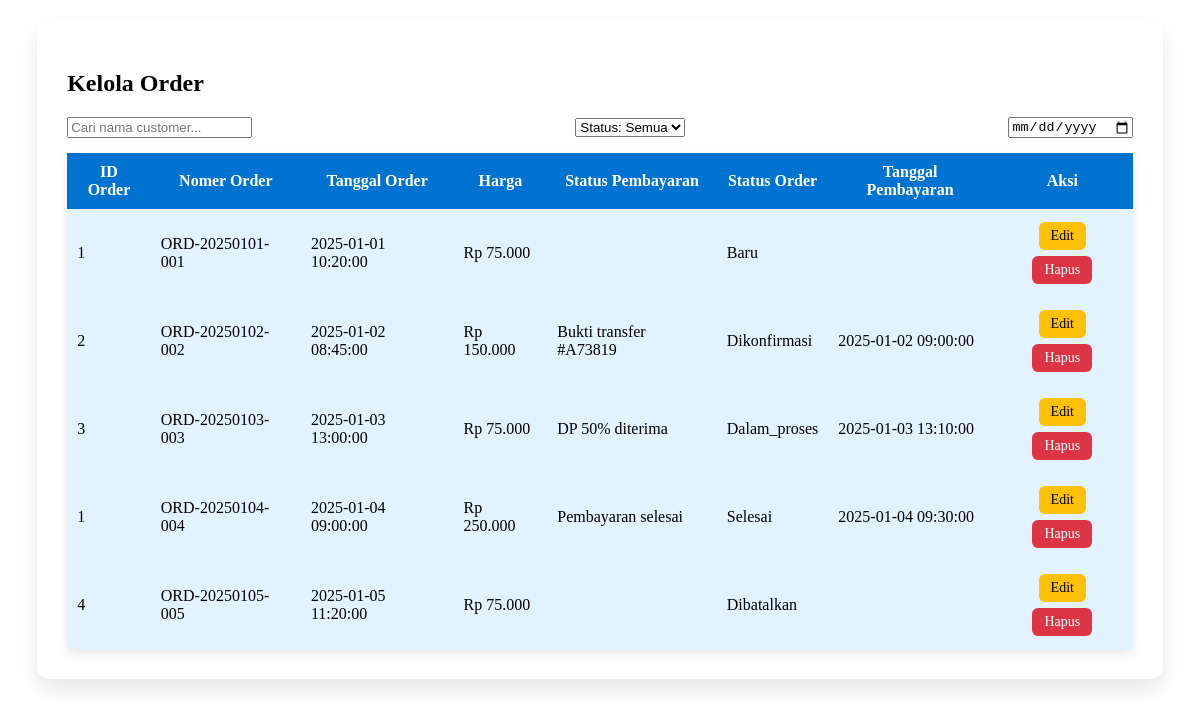
Screenshot of /Frontend/Admin/order/order.php with the database file from the repository.
### tables this page shows
CREATE TABLE `orders` (
  `id` bigint(20) UNSIGNED NOT NULL,
  `order_code` varchar(30) DEFAULT NULL,
  `customer_id` bigint(20) UNSIGNED NOT NULL,
  `service_id` bigint(20) UNSIGNED NOT NULL,
  `order_date` datetime DEFAULT current_timestamp(),
  `scheduled_date` date DEFAULT NULL,
  `scheduled_start_time` time DEFAULT NULL,
  `scheduled_end_time` time DEFAULT NULL,
  `total_cost` decimal(12,2) NOT NULL,
  `status` enum('baru','dikonfirmasi','dalam_proses','selesai','dibatalkan') DEFAULT 'baru',
  `payment_proof` varchar(255) DEFAULT NULL,
  `payment_confirmed_at` datetime DEFAULT NULL,
  `start_time` datetime DEFAULT NULL,
  `finish_time` datetime DEFAULT NULL,
  `customer_rating` int(11) DEFAULT NULL,
  `customer_feedback` text DEFAULT NULL,
  `cancellation_reason` text DEFAULT NULL,
  `cancelled_by` varchar(100) DEFAULT NULL,
  `cancelled_at` datetime DEFAULT NULL,
  `created_at` timestamp NOT NULL DEFAULT current_timestamp(),
  `updated_at` timestamp NOT NULL DEFAULT current_timestamp() ON UPDATE current_timestamp()
);

### Frontend/Admin/order/order.php (the view, shortened to what this page needs)
<?php
include '../../../Backend/db.php';
$limit = 5;
$page = isset($_GET['page']) ? (int)$_GET['page'] : 1;
$start = ($page - 1) * $limit;
$sql = "SELECT * FROM orders LIMIT $start, $limit";
$result = $conn->query($sql);
?>
<!DOCTYPE html>
<html
<head>
</head>
<body>
<div class="cleanify-card">
    <h2>Kelola Order</h2>
    <div class="card-box">
        <div class="top-bar">
            <input type="text" id="searchOrder" placeholder="Cari nama customer..." class="form-control" style="max-width:250px;">
            <select id="filterStatus" class="form-control" style="max-width:180px;">
                <option value="">Status: Semua</option>
            </select>
            <input type="date" id="filterTanggal" class="form-control" style="max-width:180px;">
        </div>
        <table class="table table-bordered table-striped">
            <thead class="table-success">
                <tr>
                    <th>ID Order</th>
                    <th>Nomer Order</th>
                    <th>Tanggal Order</th>
                    <th>Harga</th>
					<th>Status Pembayaran</th>
                    <th>Status Order</th>
                    <th>Tanggal Pembayaran</th>
                    <th>Aksi</th>
                </tr>
            </thead>
            <tbody>
				<?php if ($result->num_rows > 0): ?>
					<?php while($row = $result->fetch_assoc()): ?>
						<tr>
							<td><?= htmlspecialchars($row['customer_id']); ?></td>
							<td><?= htmlspecialchars($row['order_code']); ?></td>
							<td><?= htmlspecialchars($row['order_date']); ?></td>
							<td>Rp <?= number_format($row['total_cost'], 0, ",", "."); ?></td>
							<td><?= htmlspecialchars($row['payment_proof']); ?></td>
							<td>
								<span class="badge bg-<?= $row['status'] == 'baru' ? 'warning' : 'danger' ?>">
									<?= ucfirst($row['status']); ?>
								</span>
							</td>
							<td><?= htmlspecialchars($row['payment_confirmed_at']); ?></td>
							<td class="td-aksi">
								<a href="edit.php?id=<?= $row['id']; ?>" class="btn btn-warning btn-sm">Edit</a>
								<a href="delete.php?id=<?= $row['id']; ?>"
								   onclick="return confirm('Hapus layanan ini?');"
								   class="btn btn-danger btn-sm">Hapus</a>
							</td>
						</tr>
					<?php endwhile; ?>
				<?php else: ?>
					<tr><td colspan="7" class="text-center">Data layanan tidak tersedia.</td></tr>
				<?php endif; ?>
			</tbody>
        </table>
    </div>
</div>
</body>
</html>

### rows the page displays
orders: customer "1", order_code "ORD-20250101-001", order_date "2025-01-01 10:20:00", total_cost "75.000", status "Baru"
orders: customer "2", order_code "ORD-20250102-002", order_date "2025-01-02 08:45:00", total_cost "150.000", payment_proof "Bukti transfer #A73819", status "Dikonfirmasi", payment_confirmed_at "2025-01-02 09:00:00"
orders: customer "3", order_code "ORD-20250103-003", order_date "2025-01-03 13:00:00", total_cost "75.000", payment_proof "DP 50% diterima", status "Dalam_proses", payment_confirmed_at "2025-01-03 13:10:00"
orders: customer "1", order_code "ORD-20250104-004", order_date "2025-01-04 09:00:00", total_cost "250.000", payment_proof "Pembayaran selesai", status "Selesai", payment_confirmed_at "2025-01-04 09:30:00"
orders: customer "4", order_code "ORD-20250105-005", order_date "2025-01-05 11:20:00", total_cost "75.000", status "Dibatalkan"
